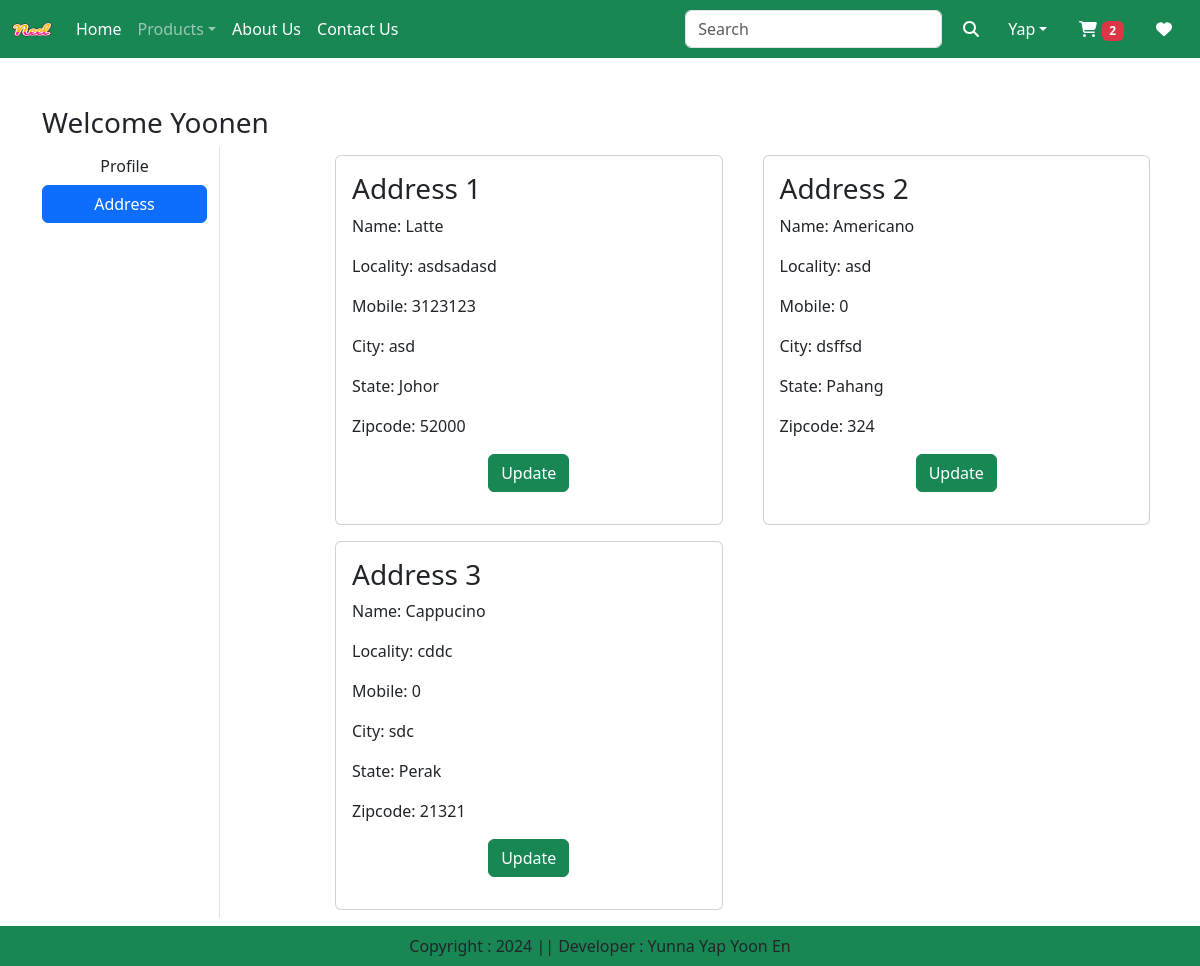
Page /address/ (signed in) on the earlier database version.
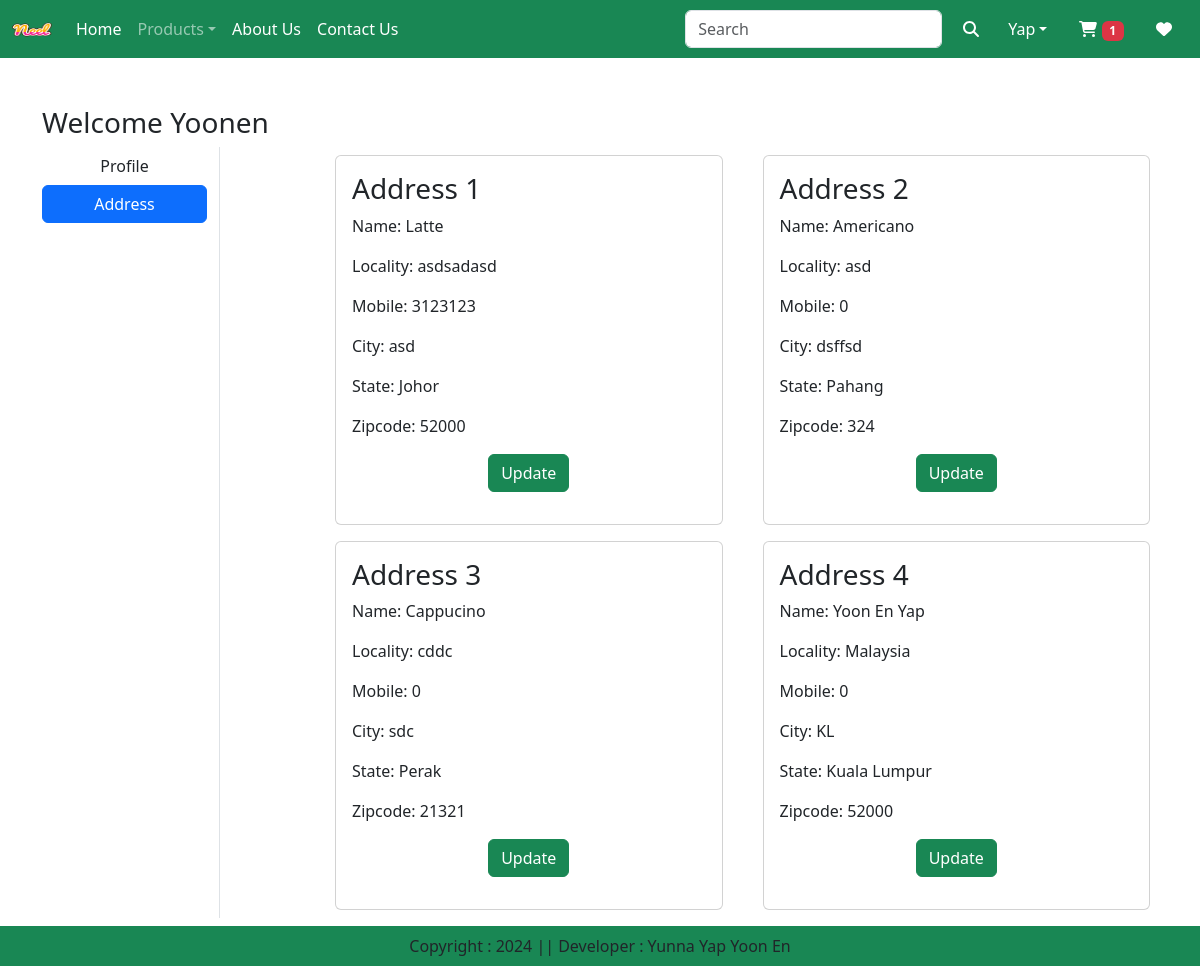
Same page on the later database version.
### app/models.py (models this page shows, shortened)
class Customer(models.Model):
    user = models.ForeignKey(User, on_delete=models.CASCADE)
    name = models.CharField(max_length=200)
    locality = models.CharField(max_length=200)
    city = models.CharField(max_length=50)
    mobile = models.IntegerField(default=0)
    zipcode = models.IntegerField()
    state = models.CharField(choices=STATE_CHOICES, max_length=100)

### app/views.py (the view)
    def inner(request, id='', *args):
        totalitem = 0
        if request.user.is_authenticated:
            totalitem = len(Cart.objects.filter(user=request.user))
        args = [totalitem]
        if not id == '':
            return function(request, id, *args)
        return function(request, *args)

### app/views.py (called while the page is built)
def cart_total(function):
    def inner(request, id='', *args):
        totalitem = 0
        if request.user.is_authenticated:
            totalitem = len(Cart.objects.filter(user=request.user))
        args = [totalitem]
        if not id == '':
            return function(request, id, *args)
        return function(request, *args)
    return inner

@login_required
@cart_total
def address(request, *variable):
    address = Customer.objects.filter(user=request.user)
    context = {
        'address': address,
        'totalitem': variable[0]
    }
    return render(request, 'app/address.html', context)

### app/templates/app/address.html (shortened to what this page needs)
{% extends 'app/base.html' %}
{% load static %}
{% block main_content %}
  <div class="container my-5">
    <div class="row">
      <h3>Welcome <span class="text-capitalize">{{ request.user }}</span></h3>
      <div class="col-sm-2 border-end">
        <ul class="list-unstyled">
          <li class="d-grid">
            <a href="{% url 'profile' %}" class="btn">Profile</a>
          </li>
          <li class="d-grid">
            <a href="{% url 'address' %}" class="btn btn-primary">Address</a>
          </li>
        </ul>
      </div>
      <div class="col-sm-9 offset-sm-1">
        <div class="row">
            {% for a in address %}
            <div class="col-sm-6">
                <div class="card m-2">
                    <div class="card-body">
                        <h3>Address {{ forloop.counter }}</h3>
                        <p>Name: {{ a.name }}</p>
                        <p>Locality: {{ a.locality }}</p>
                        <p>Mobile: {{ a.mobile }}</p>
                        <p>City: {{ a.city }}</p>
                        <p>State: {{ a.state }}</p>
                        <p>Zipcode: {{ a.zipcode }}</p>
                        <p class="text-center"><a href="{% url 'update-address' a.id %}" type="button" class="btn btn-success">Update</a></p>
                    </div>
                </div>
            </div>
            {% endfor %}
        </div>
      </div>
    </div>
  </div>
{% endblock %}

Differences in the rows shown:
added Customer: name "Yoon En Yap", locality "Malaysia", mobile "0", city "KL", state "Kuala Lumpur", zipcode "52000"
Other differences:
{{ totalitem }}: "2" → "1"
